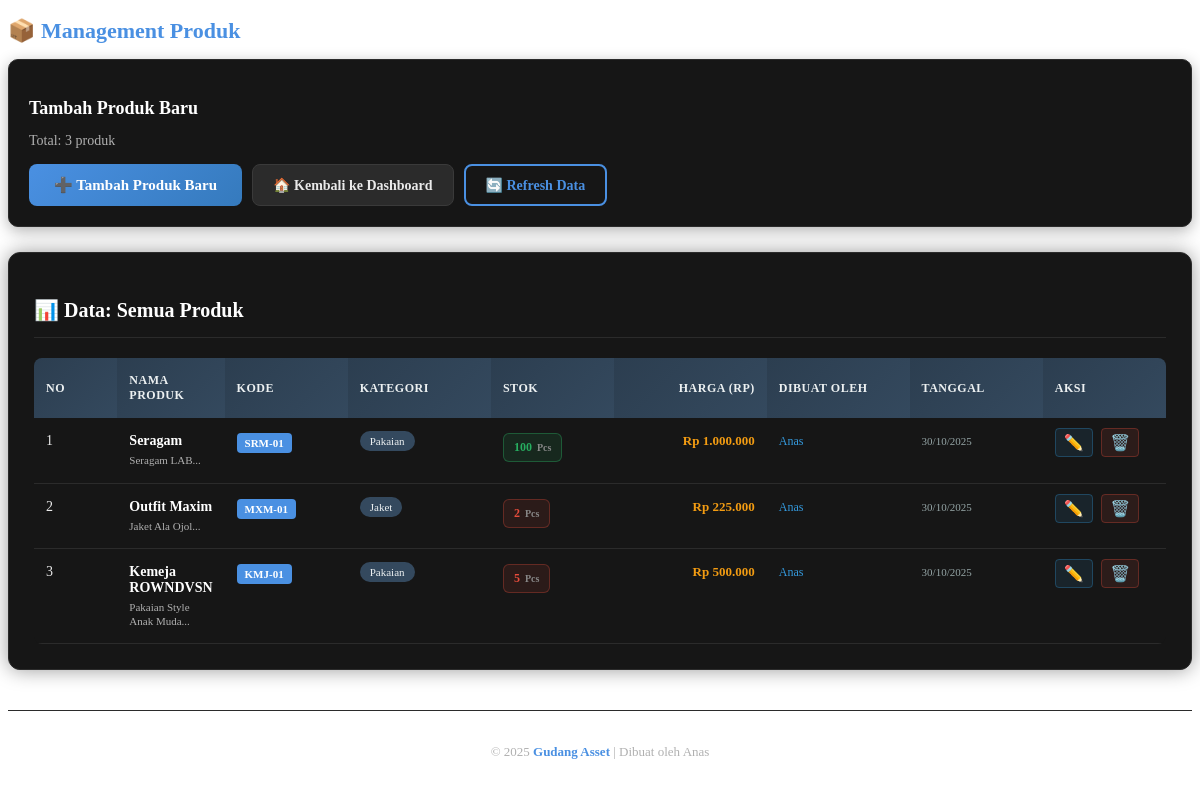
/dashboard/products.php (signed in), run on the app's committed database.
### tables this page shows
CREATE TABLE `products` (
  `id` int(11) NOT NULL,
  `product_name` varchar(150) NOT NULL,
  `product_code` varchar(50) NOT NULL,
  `category` varchar(100) DEFAULT NULL,
  `stock` int(11) DEFAULT 0,
  `unit` varchar(50) DEFAULT NULL,
  `price` decimal(12,2) DEFAULT 0.00,
  `description` text DEFAULT NULL,
  `created_by` int(11) DEFAULT NULL,
  `created_at` datetime DEFAULT current_timestamp(),
  `updated_at` datetime DEFAULT NULL
);

CREATE TABLE `users` (
  `id` int(11) NOT NULL,
  `full_name` varchar(150) NOT NULL,
  `email` varchar(255) NOT NULL,
  `password` varchar(255) NOT NULL,
  `status` enum('pending','active','suspended') DEFAULT 'pending',
  `activation_token` varchar(255) DEFAULT NULL,
  `reset_token` varchar(255) DEFAULT NULL,
  `reset_expires` datetime DEFAULT NULL,
  `created_at` datetime DEFAULT current_timestamp(),
  `updated_at` datetime DEFAULT NULL
);

### dashboard/products.php (the view, shortened to what this page needs)
<?php
require_once __DIR__ . '/../includes/auth_check.php';
include __DIR__ . '/../includes/header.php';
$action = $_GET['action'] ?? '';
$id = intval($_GET['id'] ?? 0);
$row = [];
$res = $conn->query("SELECT p.*, u.full_name AS creator
                     FROM products p
                     LEFT JOIN users u ON p.created_by = u.id
                     ORDER BY p.created_at DESC");
?>
    <div class="module-section">
        <h2 class="module-title">📦 Management Produk</h2>
        <div class="module-card">
            <h3 class="module-subtitle">Tambah Produk Baru</h3>
            <p class="module-info">Total: <?= $res->num_rows ?> produk</p>
            <div class="module-actions">
                <a href="products.php?action=add" class="btn btn-primary btn-large">
                    ➕ Tambah Produk Baru
                </a>
                <a href="../dashboard/index.php" class="btn btn-secondary">
                    🏠 Kembali ke Dashboard
                </a>
                <a href="products.php" class="btn btn-outline">
                    🔄 Refresh Data
                </a>
            </div>
        </div>
    </div>
    <?php if($action === 'add' || ($action === 'edit' && $id > 0 && !empty($row))): ?>
    <div class="section form-container">
        <h3 class="section-title">
            <?= $action === 'add' ? '➕ Tambah Produk Baru' : '✏️ Edit Produk: ' . htmlspecialchars($row['product_name'] ?? 'ID ' . $id) ?>
        </h3>
        <form method="post" action="" class="form-standard">
            <input type="hidden" name="mode" value="<?= $action === 'add' ? 'add' : 'edit' ?>" />
            <div class="form-grid">
                <div class="form-group">
                    <label for="product_name">Nama Produk *</label>
                    <input id="product_name" name="product_name" type="text"
                           value="<?= htmlspecialchars($row['product_name'] ?? '') ?>"
                           placeholder="Masukkan nama produk" required />
                </div>
                <div class="form-group">
                    <label for="product_code">Kode Produk *</label>
                    <input id="product_code" name="product_code" type="text"
                           value="<?= htmlspecialchars($row['product_code'] ?? '') ?>"
                           placeholder="Masukkan kode produk" required />
                </div>
            </div>
            <div class="form-grid">
                <div class="form-group">
                    <label for="category">Kategori</label>
                    <input id="category" name="category" type="text"
                           value="<?= htmlspecialchars($row['category'] ?? '') ?>"
                           placeholder="Kategori produk" />
                </div>
                <div class="form-group">
                    <label for="unit">Satuan</label>
                    <input id="unit" name="unit" type="text"
                           value="<?= htmlspecialchars($row['unit'] ?? '') ?>"
                           placeholder="Pcs, Kg, Unit, dll" />
                </div>
            </div>
            <div class="form-grid">
                <div class="form-group">
                    <label for="stock">Stok</label>
                    <input id="stock" name="stock" type="number" min="0"
                           value="<?= intval($row['stock'] ?? 0) ?>"
                           placeholder="Jumlah stok" />
                </div>
                <div class="form-group">
                    <label for="price">Harga (Rp)</label>
                    <input id="price" name="price" type="number" step="0.01"
                           value="<?= htmlspecialchars($row['price'] ?? 0.00) ?>"
                           placeholder="Harga produk" />
                </div>
            </div>
            <div class="form-group">
                <label for="description">Deskripsi Produk</label>
                <textarea id="description" name="description"
                          placeholder="Deskripsi lengkap produk"><?= htmlspecialchars($row['description'] ?? '') ?></textarea>
            </div>
            <div class="form-actions">
                <button type="submit" class="btn btn-success btn-large">
                    💾 Simpan Data Produk
                </button>
                <a href="products.php" class="btn btn-secondary">
                    ↩️ Kembali ke Daftar
                </a>
                <a href="../dashboard/index.php" class="btn btn-outline">
                    🏠 Dashboard
                </a>
            </div>
        </form>
    </div>
    <?php else: ?>
    <div class="section">
        <h3 class="section-title">📊 Data: Semua Produk</h3>
        <?php if($res->num_rows > 0): ?>
        <div class="table-responsive">
            <table class="data-table product-table">
                <thead>
                    <tr>
                        <th width="60" class="text-center">NO</th>
                        <th>NAMA PRODUK</th>
                        <th width="100" class="text-center">KODE</th>
                        <th width="120">KATEGORI</th>
                        <th width="100" class="text-center">STOK</th>
                        <th width="130" class="text-right">HARGA (RP)</th>
                        <th width="120">DIBUAT OLEH</th>
                        <th width="110" class="text-center">TANGGAL</th>
                        <th width="100" class="text-center">AKSI</th>
                    </tr>
                </thead>
                <tbody>
                    <?php $i=1; while($p = $res->fetch_assoc()): ?>
                        <tr>
                            <td class="text-center"><?= $i++ ?></td>
                            <td>
                                <div class="product-name"><?= htmlspecialchars($p['product_name']) ?></div>
                                <?php if(!empty($p['description'])): ?>
                                    <div class="product-desc"><?= htmlspecialchars(substr($p['description'], 0, 60)) ?>...</div>
                                <?php endif; ?>
                            </td>
                            <td class="text-center">
                                <span class="product-code"><?= htmlspecialchars($p['product_code']) ?></span>
                            </td>
                            <td>
                                <span class="category-badge"><?= htmlspecialchars($p['category']) ?: '-' ?></span>
                            </td>
                            <td class="text-center">
                                <span class="stock-display <?= $p['stock'] < 10 ? 'low-stock' : 'normal-stock' ?>">
                                    <?= number_format($p['stock'], 0) ?>
                                    <span class="unit"><?= htmlspecialchars($p['unit']) ?></span>
                                </span>
                            </td>
                            <td class="text-right">
                                <span class="price-value">Rp <?= number_format($p['price'], 0, ',', '.') ?></span>
                            </td>
                            <td>
                                <span class="creator"><?= htmlspecialchars($p['creator']) ?></span>
                            </td>
                            <td class="text-center">
                                <span class="date"><?= date('d/m/Y', strtotime($p['created_at'])) ?></span>
                            </td>
                            <td class="text-center action-buttons">
                                <a href="products.php?action=edit&id=<?= $p['id'] ?>"
                                   class="btn-icon edit-btn"
                                   title="Edit Produk">✏️</a>
                                <a href="products.php?action=delete&id=<?= $p['id'] ?>"
                                   onclick="return confirm('Yakin hapus produk <?= htmlspecialchars(addslashes($p['product_name'])) ?>?')"
                                   class="btn-icon delete-btn"
                                   title="Hapus Produk">🗑️</a>
                            </td>
                        </tr>
                    <?php endwhile; ?>
                </tbody>
            </table>
        </div>
        <?php endif; ?>
    </div>
    <?php endif; ?>
    <footer class="main-footer">
        <div class="footer-content">
            <p>&copy; 2025 <strong>Gudang Asset</strong> | Dibuat oleh <?= htmlspecialchars($_SESSION['user_name']) ?></p>
        </div>
    </footer>
</div>

### includes/header.php (shortened to what this page needs)
<!DOCTYPE html>
<html lang="id">
<head>
  <link rel="stylesheet" href="../assets/css/style.css">
</head>
<body>
  <div class="container">

### assets/css/style.css (style rules this page uses)
.section { background: #161616; padding: 25px; border-radius: 12px; box-shadow: 0 0 20px rgba(0, 0, 0, 0.4); border: 1px solid #2b2b2b; margin-bottom: 25px; }
.section-title { color: #ffffff; font-size: 20px; border-bottom: 1px solid #2b2b2b; padding-bottom: 15px; margin-bottom: 20px; font-weight: 600; }
.table-responsive { overflow-x: auto; width: 100%; }
.data-table { width: 100%; border-collapse: collapse; background: #161616; border-radius: 8px; overflow: hidden; }
.data-table th, .data-table td { padding: 15px 18px; text-align: left; border-bottom: 1px solid #2b2b2b; color: #eaeaea; font-size: 14px; }
.data-table th { background-color: #1a1a1a; color: #4a90e2; font-weight: 600; text-transform: uppercase; font-size: 13px; letter-spacing: 0.5px; }
.data-table .text-right { text-align: right; }
.stock-display { font-weight: 500; }
.stock-display.low-stock { color: #e74c3c; font-weight: 600; }
.btn { display: inline-flex; align-items: center; gap: 8px; padding: 10px 20px; border-radius: 8px; font-weight: 600; text-decoration: none; font-size: 14px; transition: 0.3s; border: none; cursor: pointer; }
.btn-primary { background: linear-gradient(135deg, #4a90e2, #357abd); color: #fff; }
.btn-secondary { background: #2b2b2b; color: #eaeaea; border: 1px solid #3a3a3a; }
.btn-icon { font-size: 16px; padding: 5px 8px; border-radius: 4px; text-decoration: none; margin-right: 5px; }
.edit-btn { background: rgba(52, 152, 219, 0.1); color: #3498db; border: 1px solid rgba(52, 152, 219, 0.3); }
.delete-btn { background: rgba(231, 76, 60, 0.1); color: #e74c3c; border: 1px solid rgba(231, 76, 60, 0.3); }
.product-name { font-weight: 600; color: #ffffff; }
.product-desc { font-size: 12px; color: #b0b0b0; margin-top: 4px; }
.module-section { margin-bottom: 25px; }
.module-title { color: #4a90e2; font-size: 22px; margin-bottom: 15px; font-weight: 600; }
.module-card { background: #161616; padding: 20px; border-radius: 10px; border: 1px solid #2b2b2b; box-shadow: 0 4px 15px rgba(0,0,0,0.3); }
.module-subtitle { color: #ffffff; font-size: 18px; margin-bottom: 5px; font-weight: 600; }
.module-info { color: #b0b0b0; margin-bottom: 15px; font-size: 14px; }
.module-actions { display: flex; gap: 10px; flex-wrap: wrap; }
.btn-large { padding: 12px 25px !important; font-size: 15px !important; font-weight: 600 !important; }
.btn-outline { background: transparent !important; border: 2px solid #4a90e2 !important; color: #4a90e2 !important; }
.product-table { background: #161616; border-radius: 8px; overflow: hidden; }
.product-table th { background: linear-gradient(135deg, #2c3e50, #34495e); color: #ecf0f1; font-weight: 600; font-size: 12px; text-transform: uppercase; letter-spacing: 0.5px; padding: 15px 12px; border: none; }
.product-table td { padding: 15px 12px; border-bottom: 1px solid #2b2b2b; vertical-align: top; }
.product-name { font-weight: 600; color: #ffffff; margin-bottom: 4px; }
.product-desc { font-size: 11px; color: #b0b0b0; line-height: 1.3; }
.product-code { background: #4a90e2; color: white; padding: 4px 8px; border-radius: 4px; font-size: 11px; font-weight: 600; display: inline-block; }
.category-badge { background: #34495e; color: #ecf0f1; padding: 4px 10px; border-radius: 12px; font-size: 11px; font-weight: 500; }
.stock-display { font-weight: 600; padding: 6px 10px; border-radius: 6px; display: inline-block; font-size: 12px; }
.normal-stock { background: rgba(46, 204, 113, 0.1); color: #27ae60; border: 1px solid rgba(46, 204, 113, 0.3); }
.low-stock { background: rgba(231, 76, 60, 0.1); color: #e74c3c; border: 1px solid rgba(231, 76, 60, 0.3); animation: pulse 2s infinite; }
.unit { font-size: 10px; color: #888; margin-left: 2px; }
.price-value { font-weight: 700; color: #f39c12; font-size: 13px; }
.creator { color: #3498db; font-weight: 500; font-size: 12px; }
.date { color: #95a5a6; font-size: 11px; font-weight: 500; }
.main-footer { margin-top: 40px; padding: 20px; text-align: center; border-top: 1px solid #2b2b2b; }
.footer-content { color: #b0b0b0; font-size: 13px; }
.footer-content strong { color: #4a90e2; }

### data on the page
products: product_name "Seragam", description "Seragam LAB", product_code "SRM-01", category "Pakaian", stock "100", unit "Pcs", price "1.000.000", created_by.full_name "Anas", created_at "30/10/2025"
products: product_name "Outfit Maxim", description "Jaket Ala Ojol", product_code "MXM-01", category "Jaket", stock "2", unit "Pcs", price "225.000", created_by.full_name "Anas", created_at "30/10/2025"
products: product_name "Kemeja ROWNDVSN", description "Pakaian Style Anak Muda", product_code "KMJ-01", category "Pakaian", stock "5", unit "Pcs", price "500.000", created_by.full_name "Anas", created_at "30/10/2025"

### other printed values
$res->num_rows "3"
$_SESSION['user_name'] "Anas"
